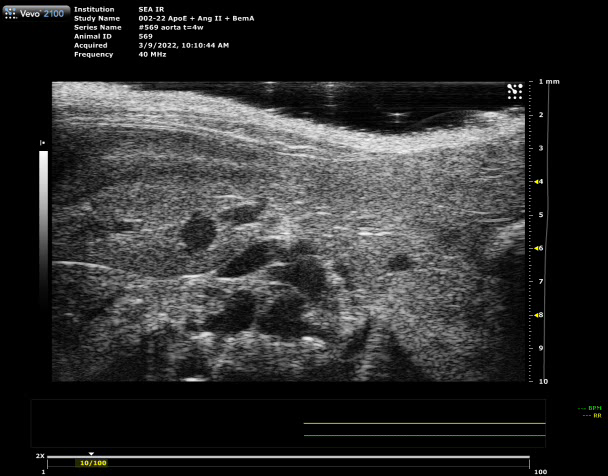
#> input picture frame 7 of 002-22 BemA videos_2022-03-09-10-10-44_1.avi, 608 x 476 px, given in place of circDolent.avi, which was not available
$ python new_test.py
#> lines starting #> are read from the running program, lines starting #| are printed output that depends on the picture; pictures that were not available may be replaced by others from this repository, and a replacement may not be noted
#> further down, image is the input picture: shape (476, 608, 3); mean B, G, R 44.4, 44.5, 44.5
### preprocessing.py
import numpy as np
import cv2 as cv
from matplotlib import pyplot as plt
from PIL import Image, ImageFilter


def preprocessing (img):

    # img = img[200:400, 200:350]


    kernel = np.ones((7,7),np.uint8)

    dilatacion = cv.dilate(img,kernel,iterations = 1)
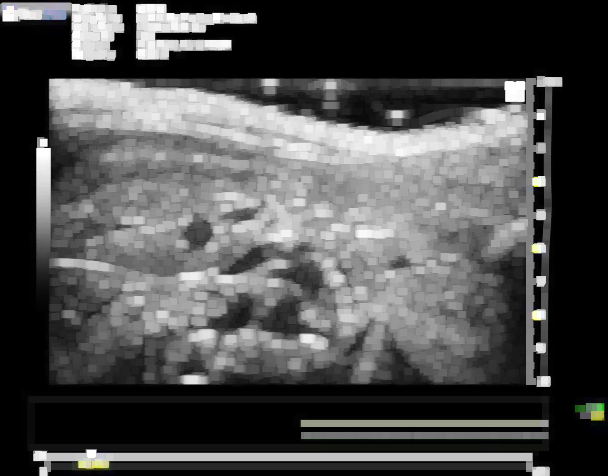
#> dilatacion: shape (476, 608, 3); mean B, G, R 79.1, 79.3, 79.2

    erosion = cv.erode(dilatacion,kernel,iterations = 1)
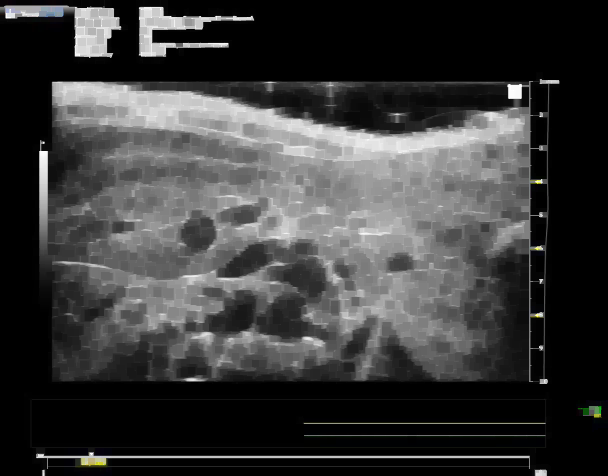
#> erosion: shape (476, 608, 3); mean B, G, R 58.3, 58.4, 58.3

    gaussian_filter = cv.GaussianBlur(erosion, (5,5), 0)

    return gaussian_filter


# [7 lines of commented-out code are left out]

### MorphSnakes.py
import numpy as np
from imageio import imread
from matplotlib import pyplot as plt
import morphsnakes as ms

PATH_IMG_NODULE = 'Dataset\\raw60.jpg'


# [46 lines left out: function visual_callback_2d, not called in this run]


def rgb2gray(img):
    """Convert a RGB image to gray scale."""
    return 0.2989 * img[..., 0] + 0.587 * img[..., 1] + 0.114 * img[..., 2]


def example_nodule(img, xStart, yStart):

        # Load the image.
#> called with xStart = 0, yStart = 0
        img = img[..., 0] / 255.0
        # g(I)
#> (the run stopped early here; a loop or call above may not have finished)

$ run again, starting later in the video
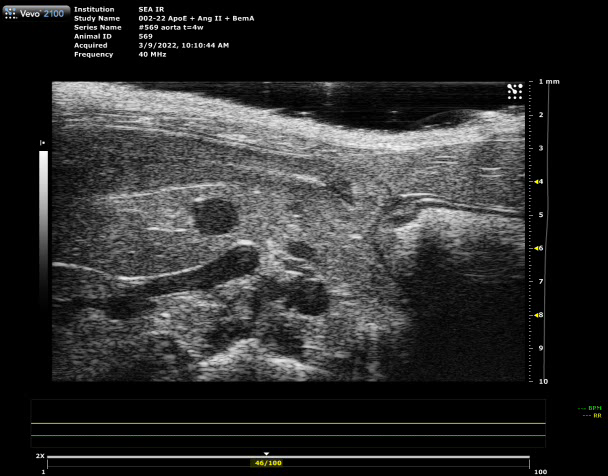
#> input picture frame 34 of 002-22 BemA videos_2022-03-09-10-10-44_1.avi, 608 x 476 px, given in place of circDolent.avi, which was not available
#> image is the input picture: shape (476, 608, 3); mean B, G, R 43.3, 43.5, 43.4
#> in preprocessing, `dilatacion = cv.dilate(img,kernel,iterations = 1)`:
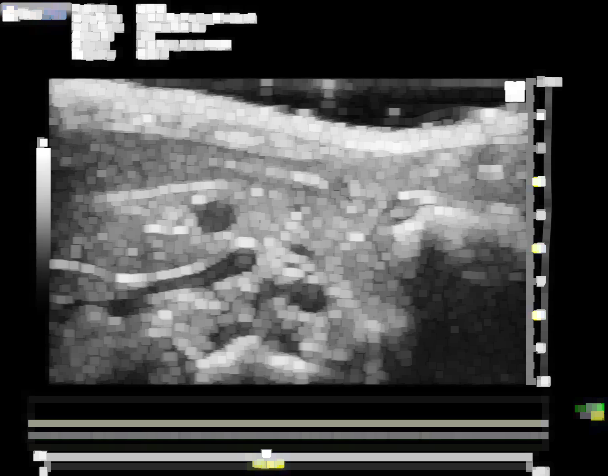
#> dilatacion: shape (476, 608, 3); mean B, G, R 79, 79.5, 79.3
#> in preprocessing, `erosion = cv.erode(dilatacion,kernel,iterations = 1)`:
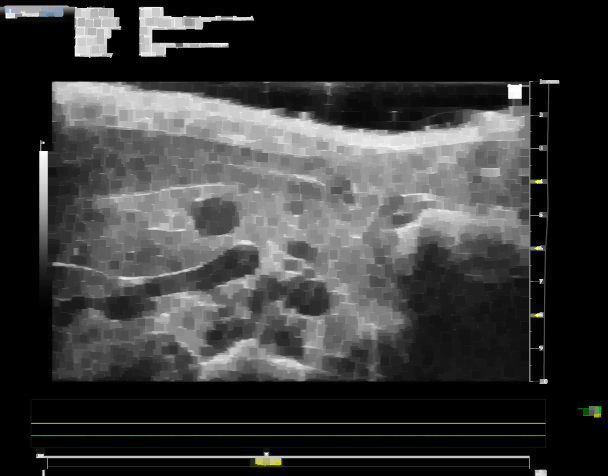
#> erosion: shape (476, 608, 3); mean B, G, R 57, 57.1, 57

$ run again, starting later in the video
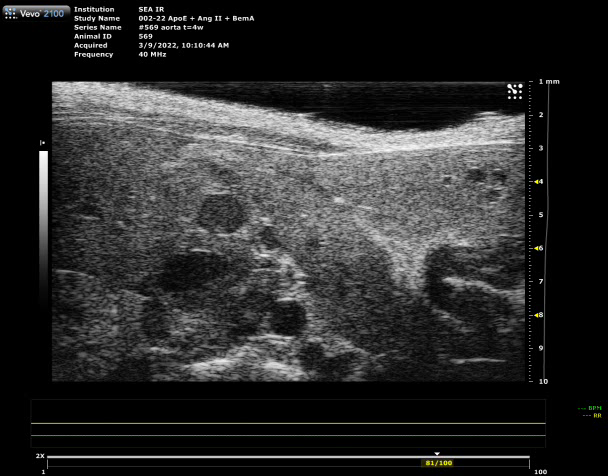
#> input picture frame 60 of 002-22 BemA videos_2022-03-09-10-10-44_1.avi, 608 x 476 px, given in place of circDolent.avi, which was not available
#> image is the input picture: shape (476, 608, 3); mean B, G, R 42.5, 42.6, 42.6
#> in preprocessing, `dilatacion = cv.dilate(img,kernel,iterations = 1)`:
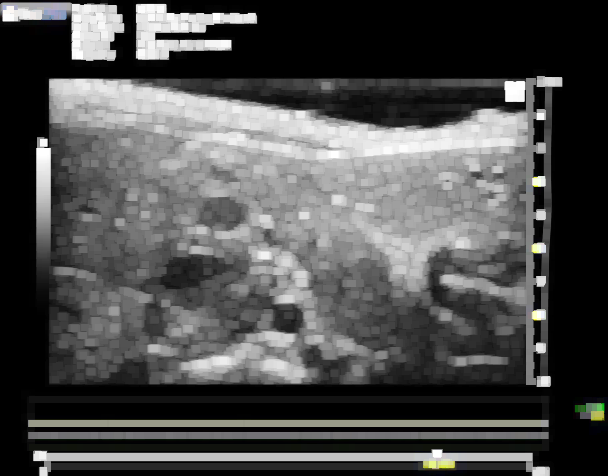
#> dilatacion: shape (476, 608, 3); mean B, G, R 77.4, 77.9, 77.7
#> in preprocessing, `erosion = cv.erode(dilatacion,kernel,iterations = 1)`:
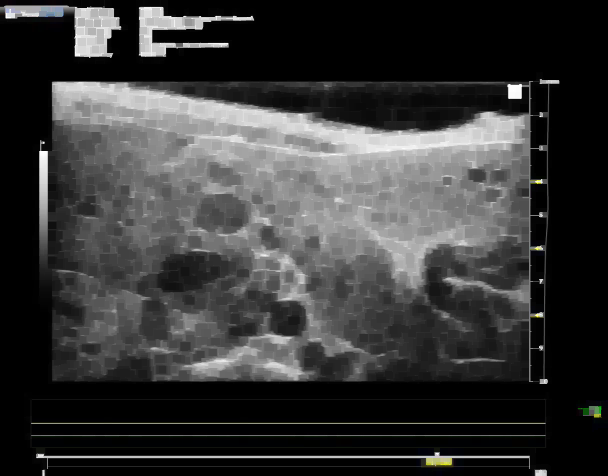
#> erosion: shape (476, 608, 3); mean B, G, R 55.9, 56, 55.9
